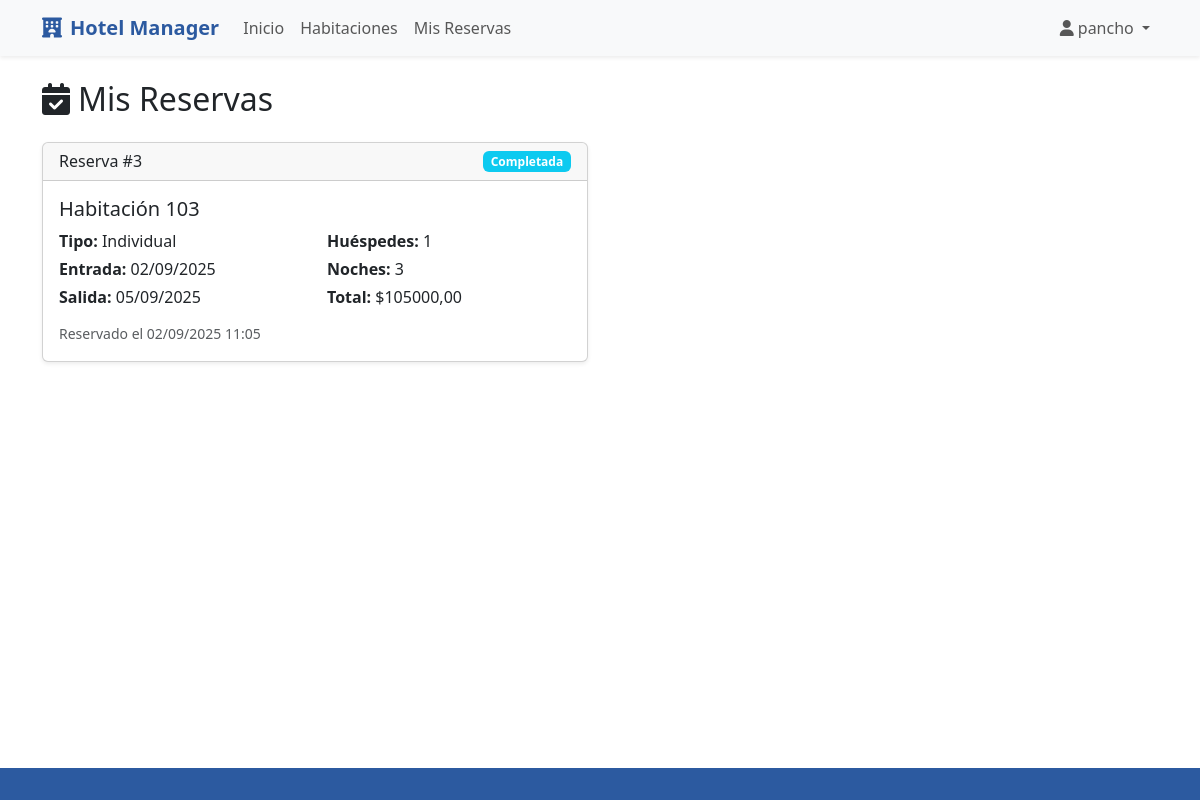
/mis-reservas/ (signed in), run on the app's committed database.
### hotel/models.py (models this page shows, shortened)
class Reserva(models.Model):
    ESTADOS_RESERVA = [
        ('pendiente', 'Pendiente'),
        ('confirmada', 'Confirmada'),
        ('cancelada', 'Cancelada'),
        ('completada', 'Completada'),
    ]
    cliente = models.ForeignKey(User, on_delete=models.CASCADE)
    habitacion = models.ForeignKey(Habitacion, on_delete=models.CASCADE)
    fecha_entrada = models.DateField()
    fecha_salida = models.DateField()
    numero_huespedes = models.IntegerField()
    estado = models.CharField(max_length=20, choices=ESTADOS_RESERVA, default='pendiente')
    precio_total = models.DecimalField(max_digits=10, decimal_places=2)
    fecha_reserva = models.DateTimeField(auto_now_add=True)
    comentarios = models.TextField(blank=True)
    def calcular_noches(self):
        return (self.fecha_salida - self.fecha_entrada).days
    class Meta:
        verbose_name = "Reserva"
        verbose_name_plural = "Reservas"
        ordering = ['-fecha_reserva']

class Habitacion(models.Model):
    ESTADOS = [
        ('disponible', 'Disponible'),
        ('ocupada', 'Ocupada'),
        ('mantenimiento', 'En Mantenimiento'),
    ]
    numero = models.CharField(max_length=10, unique=True)
    tipo = models.ForeignKey(TipoHabitacion, on_delete=models.CASCADE)
    estado = models.CharField(max_length=20, choices=ESTADOS, default='disponible')
    piso = models.IntegerField()
    descripcion = models.TextField(blank=True)
    fecha_creacion = models.DateTimeField(auto_now_add=True)
    class Meta:
        verbose_name = "Habitación"
        verbose_name_plural = "Habitaciones"
        ordering = ['numero']

class TipoHabitacion(models.Model):
    TIPOS_HABITACION = [
        ('individual', 'Individual'),
        ('doble', 'Doble'),
        ('suite', 'Suite'),
        ('familiar', 'Familiar'),
    ]
    nombre = models.CharField(max_length=50, choices=TIPOS_HABITACION, unique=True)
    descripcion = models.TextField(blank=True)
    precio_por_noche = models.DecimalField(max_digits=8, decimal_places=2)
    capacidad_maxima = models.IntegerField()
    def __str__(self):
        return self.get_nombre_display()
    class Meta:
        verbose_name = "Tipo de Habitación"
        verbose_name_plural = "Tipos de Habitación"

### hotel/views.py (the view)
# urls.py: path('mis-reservas/', views.mis_reservas, name='mis_reservas'),
@login_required
def mis_reservas(request):
    reservas = Reserva.objects.filter(cliente=request.user).order_by('-fecha_reserva')
    return render(request, 'hotel/mis_reservas.html', {'reservas': reservas})

### hotel/templates/hotel/mis_reservas.html (shortened to what this page needs)
{% extends 'hotel/base.html' %}
{% block contenido %}
<h2 class="mb-4">
    <i class="fas fa-calendar-check me-2"></i>Mis Reservas
</h2>
{% if reservas %}
    <div class="row">
        {% for reserva in reservas %}
            <div class="col-lg-6 mb-4">
                <div class="card shadow-sm">
                    <div class="card-header d-flex justify-content-between align-items-center">
                        <h6 class="mb-0">Reserva #{{ reserva.id }}</h6>
                        <span class="badge {% if reserva.estado == 'confirmada' %}bg-success{% elif reserva.estado == 'pendiente' %}bg-warning{% elif reserva.estado == 'cancelada' %}bg-danger{% else %}bg-info{% endif %}">
                            {{ reserva.get_estado_display }}
                        </span>
                    </div>
                    <div class="card-body">
                        <h5 class="card-title">Habitación {{ reserva.habitacion.numero }}</h5>
                        <div class="row">
                            <div class="col-sm-6">
                                <p class="mb-1"><strong>Tipo:</strong> {{ reserva.habitacion.tipo }}</p>
                                <p class="mb-1"><strong>Entrada:</strong> {{ reserva.fecha_entrada|date:"d/m/Y" }}</p>
                                <p class="mb-1"><strong>Salida:</strong> {{ reserva.fecha_salida|date:"d/m/Y" }}</p>
                            </div>
                            <div class="col-sm-6">
                                <p class="mb-1"><strong>Huéspedes:</strong> {{ reserva.numero_huespedes }}</p>
                                <p class="mb-1"><strong>Noches:</strong> {{ reserva.calcular_noches }}</p>
                                <p class="mb-1"><strong>Total:</strong> ${{ reserva.precio_total }}</p>
                            </div>
                        </div>
                        <div class="mt-2">
                            <small class="text-muted">
                                Reservado el {{ reserva.fecha_reserva|date:"d/m/Y H:i" }}
                            </small>
                        </div>
                    </div>
                </div>
            </div>
        {% endfor %}
    </div>
{% endif %}
{% endblock %}

### hotel/templates/hotel/base.html (shortened to what this page needs)
{% load static %}
<!DOCTYPE html>
<html lang="es">
<head>
    <link href="https://cdnjs.cloudflare.com/ajax/libs/bootstrap/5.3.0/css/bootstrap.min.css" rel="stylesheet">
    <link href="https://cdnjs.cloudflare.com/ajax/libs/font-awesome/6.4.0/css/all.min.css" rel="stylesheet">
</head>
<body>
    <nav class="navbar navbar-expand-lg navbar-light bg-light shadow-sm">
        <div class="container">
            <a class="navbar-brand" href="{% url 'inicio' %}">
                <i class="fas fa-hotel me-2"></i>Hotel Manager
            </a>
            <div class="collapse navbar-collapse" id="navbarNav">
                <ul class="navbar-nav me-auto">
                    <li class="nav-item">
                        <a class="nav-link" href="{% url 'inicio' %}">Inicio</a>
                    </li>
                    <li class="nav-item">
                        <a class="nav-link" href="{% url 'lista_habitaciones' %}">Habitaciones</a>
                    </li>
                    {% if user.is_authenticated %}
                        <li class="nav-item">
                            <a class="nav-link" href="{% url 'mis_reservas' %}">Mis Reservas</a>
                        </li>
                    {% endif %}
                </ul>
                <ul class="navbar-nav">
                    {% if user.is_authenticated %}
                        <li class="nav-item dropdown">
                            <a class="nav-link dropdown-toggle" href="#" role="button" data-bs-toggle="dropdown">
                                <i class="fas fa-user me-1"></i>{{ user.username }}
                            </a>
                        </li>
                    {% endif %}
                </ul>
            </div>
        </div>
    </nav>
    <main class="container my-4">
        {% block contenido %}
        {% endblock %}
    </main>
    <footer class="footer py-3 mt-5">
    </footer>
</body>
</html>

### hotel/templates/hotel/base.html (style rules this page uses)
.navbar-brand { font-weight: bold; color: #2c5aa0 !important; }
.footer { background-color: #2c5aa0; color: white; margin-top: auto; }
body { display: flex; flex-direction: column; min-height: 100vh; }
main { flex: 1; }

### data on the page
Reserva: id "3", estado "Completada", habitacion.numero "103", habitacion.tipo "Individual", fecha_entrada "02/09/2025", fecha_salida "05/09/2025", numero_huespedes "1", calcular_noches "3", precio_total "105000,00", fecha_reserva "02/09/2025 11:05"

### other printed values
{{ user.username }} "pancho"
